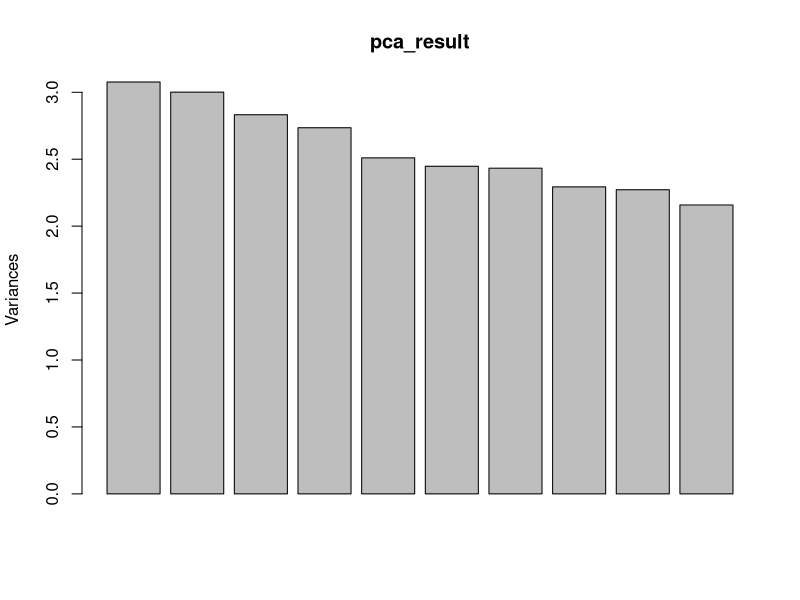

This chart was generated by the following R code: (Note: this script raises an error after producing the figure.)
set.seed(123) # For reproducibility
n_countries <- 20
n_observations <- 120
n_variables <- 4 # GDP, i, OIL, and pi

# Simulate random data
data <- array(runif(n_observations * n_countries * n_variables), dim = c(n_observations, n_countries, n_variables))

# Naming the variables for clarity
dimnames(data)[[3]] <- c("GDP", "i", "OIL", "pi")

# Example of accessing the GDP data for the first country
gdp_country1 <- data[, 1, "GDP"]


# Assuming 'data' is your 3D array from the previous example
# Flatten the 3D array to a 2D matrix suitable for PCA

data_matrix <- array(data, dim = c(n_observations, n_countries * n_variables))

# Running PCA on the reshaped data matrix
pca_result <- prcomp(data_matrix, center = TRUE, scale. = TRUE)

# Summary of PCA results
summary(pca_result)

# Visualize PCA results
plot(pca_result)

#Loadings

pca_result$rotation[,1]


# Assuming pca_result contains your PCA output
# And data_matrix is your original data matrix

# Step 1: Use the PCA scores for the first few principal components
pc_scores <- pca_result$x[, 1:N] # N is the number of principal components you've chosen based on variance explained

# Step 2: Fit a regression model using PC scores to forecast interest rates
# For simplicity, assuming interest rates are in the second column across all countries
interest_rates <- data_matrix[, seq(2, ncol(data_matrix), by = 4)] # Extracting interest rates for each country

# Flatten interest rates to match the observations dimension
interest_rates_vector <- as.vector(t(interest_rates))

# Fit model (adjust according to your specific forecasting model choice, here a simple linear model as an example)
model <- lm(interest_rates_vector ~ pc_scores)

# Step 3: Forecast interest rates using the model
# This would typically involve using new PCA-transformed data (following the same transformation as your training set)
# Here, simply demonstrating using the same PCA scores for illustration
forecast <- predict(model, newdata = data.frame(pc_scores))

# Reshape forecast back to the original data structure, if necessary
# And proceed with further analysis or model evaluation
